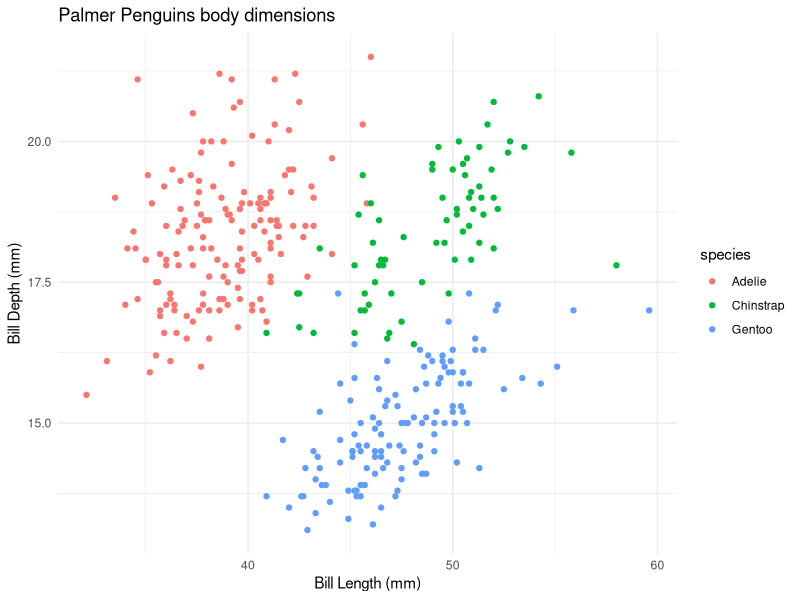
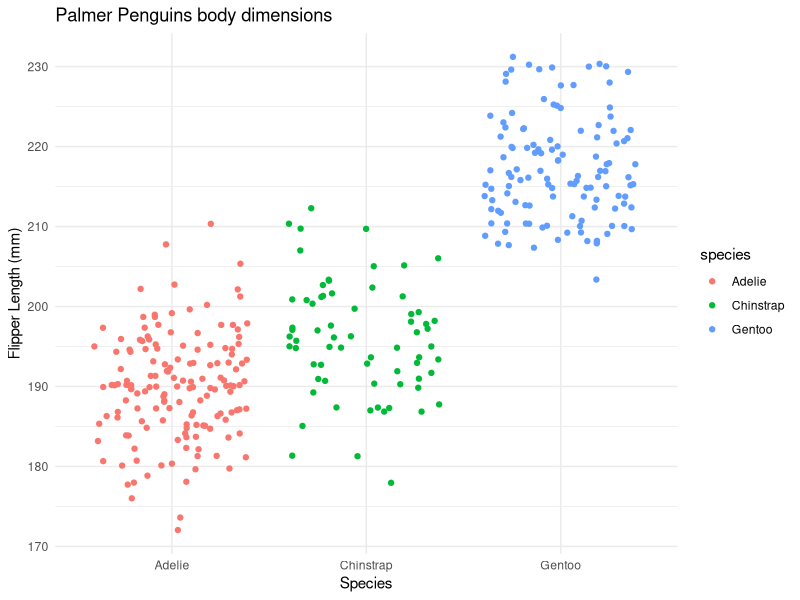

R code for these plots, in order:
## ---- chunk 1
library('tidyverse')
library('palmerpenguins')
## ---- chunk 2
#finding the slope of f(x)= x^2 at x=3
fx<-expression(x^2)
df_dx <-D(fx, 'x')
x<-3
eval(df_dx)
## ---- chunk 3
#Finding the slope of P(a)=2*(3a+2)^4 −5 at a=1.2

pa <-expression(2*(3*a+2)^4 -5)
dp_da <-D(pa, 'a')

a<-1.2
eval(dp_da)
## ---- chunk 4
ggplot()+ 
  geom_point(data =penguins, aes(x = bill_length_mm, y= bill_depth_mm, color= species ))+
  labs(x='Bill Length (mm)', 
       y= 'Bill Depth (mm)',
       title= 'Palmer Penguins body dimensions') +
  theme_minimal()
## ---- chunk 5
ggplot()+ 
  geom_jitter(data =penguins, aes(x = species, y= flipper_length_mm, color= species ))+
  labs(x='Species', 
       y= 'Flipper Length (mm)',
       title= 'Palmer Penguins body dimensions') +
  theme_minimal()

